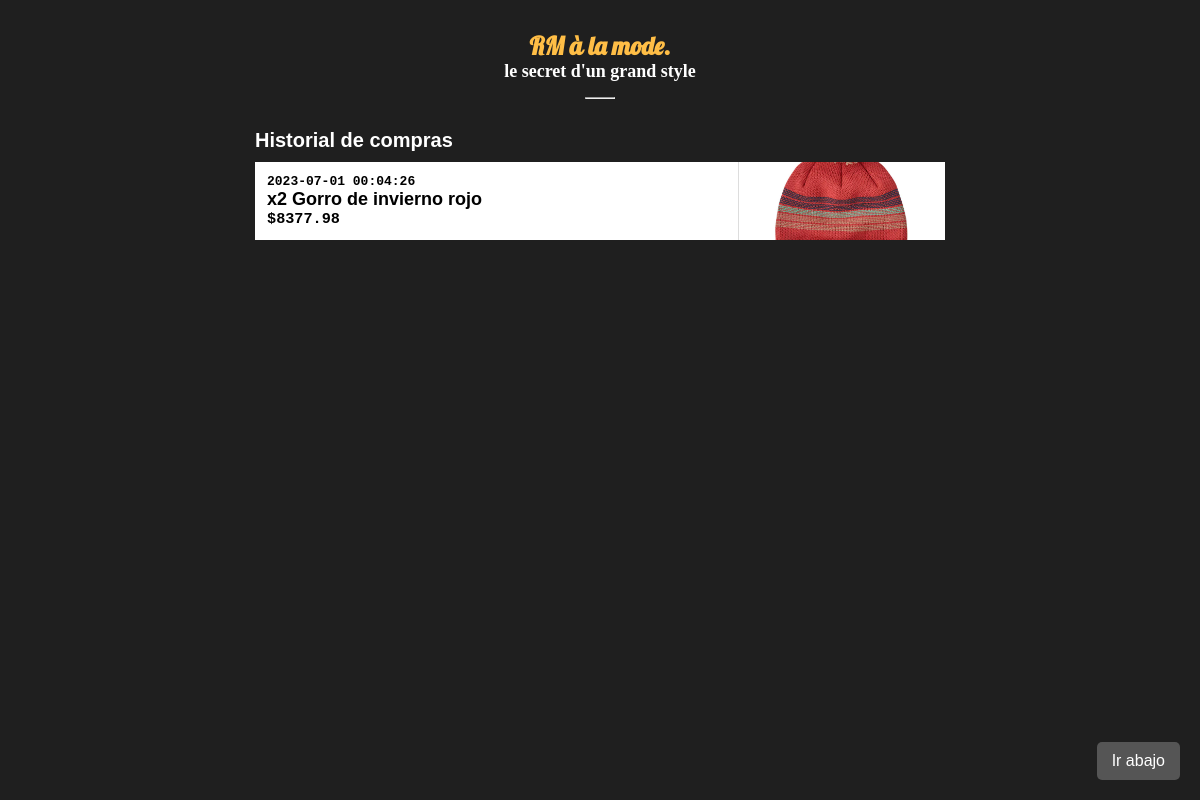
/compras.php?userid=4, run on the app's committed database.
### tables this page shows
CREATE TABLE `compras` (
  `id_compra` int(11) NOT NULL,
  `id_prenda` int(11) NOT NULL,
  `id_comprador` int(11) NOT NULL,
  `cantidad` int(11) NOT NULL,
  `total` float NOT NULL,
  `fecha` varchar(20) NOT NULL
);

CREATE TABLE `prendas` (
  `id_prenda` int(11) NOT NULL,
  `nombre` varchar(200) NOT NULL,
  `precio` double NOT NULL,
  `tipo` varchar(15) NOT NULL,
  `imagen` varchar(500) NOT NULL,
  `detalles` varchar(700) NOT NULL,
  `stock` int(11) NOT NULL
);

### compras.php (the view, shortened to what this page needs)
<!DOCTYPE html>
<html lang="es">
<head>
    <link rel="stylesheet" href="CSS/stHeader.css">
    <link rel="stylesheet" href="CSS/stCompras.css">
</head>
<body>
    <a id="botonBajar" href="#irAbajo">Ir abajo</a>
    <header>
        <h2>RM à la mode.</h2>
        <h3>le secret d'un grand style</h3>
        <hr class="logo_hr">
    </header>
    <section class="cajaCompras">
        <div class="titulo">
            <h1 id="tituloHistorial">Historial de compras</h1>
        </div>
        <?php
            $user_ID = $_GET['userid'];
            $conn = mysqli_connect("localhost", "root", "", "tienda_de_ropa");
            $sql = "SELECT MIN(id_compra) as min, MAX(id_compra) as max FROM compras;";
            $ejecutar = mysqli_query($conn, $sql);
            $datos = mysqli_fetch_array($ejecutar);
            $min = $datos['min'];
            $max = $datos['max'];
            $sql = "SELECT c.id_compra, c.cantidad, c.total, c.fecha, p.nombre, p.imagen
                    FROM compras c
                    INNER JOIN prendas p ON c.id_prenda = p.id_prenda
                    WHERE c.id_compra BETWEEN $min AND $max AND c.id_comprador = '$user_ID';";
            $ejecutar = mysqli_query($conn, $sql);
            if (mysqli_num_rows($ejecutar) > 0) {
                while ($datos = mysqli_fetch_array($ejecutar)) {
                    $imgPrenda = $datos['imagen'];
                    $nombrePrenda = $datos['nombre'];
                    ?>
                    <article class="cajaPrenda">
                        <div class="prendaInfo">
                            <h4><?php echo $datos['fecha']; ?></h4>
                            <h2><?php echo 'x'.$datos['cantidad']." ".$nombrePrenda; ?></h2>
                            <h3><?php echo '$'.$datos['total']; ?></h3>
                        </div>
                        <div class="prendaIMG" style="background-image: url('<?php echo $imgPrenda; ?>');">
                        </div>
                    </article>
                <?php
                }
            } else {
                echo '<h5>No has hecho compras aún.</h5>';
            }
        ?>
    </section>
</body>
</html>

### CSS/stHeader.css (style rules this page uses)
* { padding: 0; margin: 0; box-sizing: border-box; }
body { background-color: #1f1f1f; }
header { width: 100%; box-sizing: border-box; margin: 30px auto; }
header h2, header h3 { text-align: center; font-family: Cambria, Cochin, Georgia, Times, 'Times New Roman', serif; font-size: 18px; color: #ffbe46; width: 100%; }
header h3 { margin-bottom: 15px; color: #ffffff; }
header h2 { font-size: 25px; font-family: 'Lobster'; transition: 0.6s color ease-in-out; }
.logo_hr { width: 30px; margin: auto; animation: hr_anim; animation-duration: 2.5s; }

### CSS/stCompras.css (style rules this page uses)
#botonBajar { position: fixed; bottom: 20px; right: 20px; z-index: 99; background-color: #555; color: #fff; padding: 10px 15px; text-decoration: none; border-radius: 5px; font-family: 'Gill Sans', 'Gill Sans MT', Calibri, 'Trebuchet MS', sans-serif; }
.cajaCompras { width: 60%; margin: 0 auto; padding: 15px; padding-bottom: 7px; padding-top: 0; box-sizing: border-box; border-radius: 10px; }
#tituloHistorial { color: rgb(255, 255, 255); font-family: 'Trebuchet MS', 'Lucida Sans Unicode', 'Lucida Grande', 'Lucida Sans', Arial, sans-serif; font-size: 20px; margin-bottom: 10px; }
.cajaPrenda, .cajaStock { background-color: white; display: flex; border-bottom: 8px solid #1f1f1f; }
.prendaInfo { padding: 12px; width: 70%; }
.prendaInfo h4, .prendaInfo h3 { font-family: monospace; }
.prendaInfo h2 { font-size: 18px; font-family: 'Trebuchet MS', 'Lucida Sans Unicode', 'Lucida Grande', 'Lucida Sans', Arial, sans-serif; }
.prendaIMG { width: 30%; background-image: url(''); background-size: cover; background-position: center; background-repeat: no-repeat; border-left: 1px solid rgb(221, 221, 221); }

### data on the page
compras: fecha "2023-07-01 00:04:26", cantidad "2", id_prenda.nombre "Gorro de invierno rojo", total "8377.98", id_prenda.imagen (picture)
